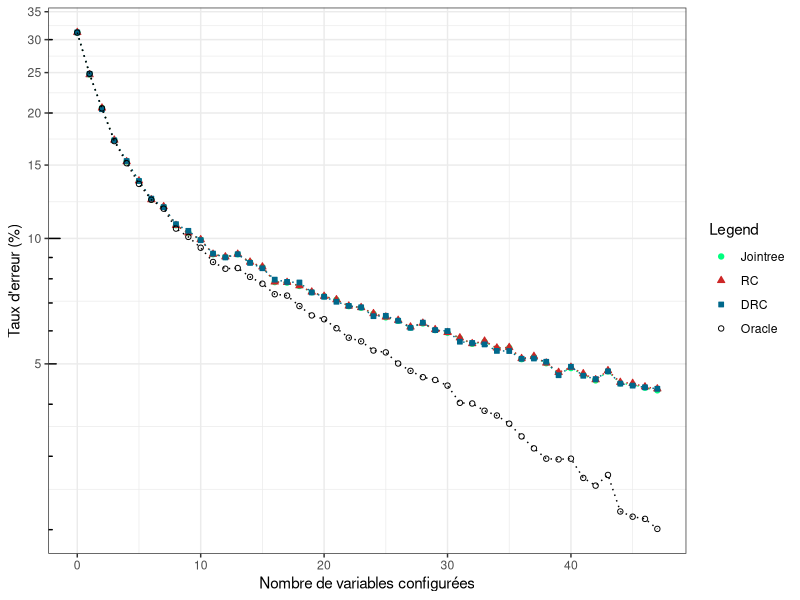
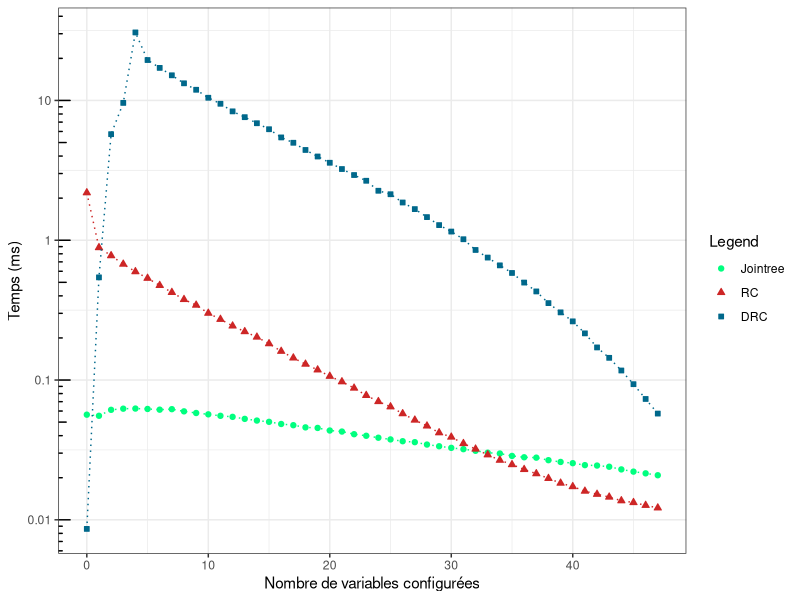

Here is the R script that generated these plots, in order:
library(ggplot2)

#--------------------------------------------------------------------------------------------
#Parametres globaux
dataset_name = "champi"
taille_img_x = 1024/3
taille_img_y = 720/3
#fin parametres globaux
#--------------------------------------------------------------------------------------------

#--------------------------------------------------------------------------------------------

#DRC va dans vpop

#data
#result
Naif = c(0.6878322504430006,0.7527687536916716,0.7943738924985233,0.8277835203780272,0.8471278795038394,0.8625221500295334,0.8761075014766686,0.8807959243945659,0.8924985233313645,0.8968546958062611,0.9006571175428234,0.9083357944477259,0.9096647962197283,0.9083357944477259,0.9122489663319551,0.9145378027170703,0.9213673951565269,0.9215519787359716,0.9229917306556409,0.9256128174837567,0.9273479031305375,0.9287138216184289,0.9311503248670998,0.9317409923213231,0.9339929119905493,0.9352111636148848,0.9363924985233314,0.9386813349084465,0.9373892498523332,0.9395673360897815,0.9405271707028943,0.9422622563496751,0.9440711754282339,0.9432959243945659,0.9454001772002363,0.9452525103366805,0.9485011813349085,0.9478735971647962,0.9497563496751329,0.9523036030714708,0.9509376845835794,0.9526358535144713,0.9541863555818074,0.9518236857649144,0.9548508564678087,0.9551092734790313,0.9559583579444773,0.9564382752510336)
vpop = c(0.6878322504430006, 0.7516981689308919, 0.7957028942705257, 0.8281157708210277, 0.8466479621972829, 0.8626329001772003, 0.8754060838747785, 0.8811281748375664, 0.8917971057294743, 0.8957102776137035, 0.9009524512699351, 0.9080404607206143, 0.90996012994684, 0.9083727111636148, 0.9126550502067337, 0.9152023036030714, 0.9203706438275251, 0.9213673951565269, 0.9216258121677495, 0.9257974010632014, 0.9275694034258712, 0.9295259893679858, 0.9311134081512109, 0.9316671588895452, 0.9349158298877732, 0.9348050797401063, 0.9365401653868872, 0.9389766686355582, 0.9372046662728883, 0.9397519196692262, 0.9400472533963379, 0.9434805079740106, 0.9438865918487891, 0.9443295924394566, 0.9462861783815711, 0.9463230950974602, 0.9485750147666864, 0.9485011813349085, 0.9494240992321323, 0.9530419373892498, 0.9507900177200236, 0.9531896042528056, 0.9540386887182516, 0.9520082693443591, 0.9551831069108092, 0.9556630242173656, 0.9560691080921441, 0.9564382752510336)
jointree = c(0.6878322504430006,0.7526580035440047,0.7941893089190786,0.8277835203780272,0.8470171293561725,0.8625590667454224,0.8761444181925576,0.8808697578263438,0.8924616066154755,0.8967808623744832,0.9006940342587123,0.9083727111636148,0.9097386296515062,0.9083727111636148,0.912322799763733,0.9146485528647371,0.9214412285883048,0.9216627288836385,0.9231024808033077,0.9257235676314235,0.9273479031305375,0.9287507383343178,0.9312241582988777,0.931814825753101,0.9340667454223273,0.9353588304784406,0.9365770821027761,0.9389028352037803,0.9375,0.9397519196692262,0.9406010041346722,0.9424468399291199,0.9441450088600118,0.9435174246898996,0.9455109273479031,0.9453632604843473,0.9486857649143532,0.948058180744241,0.9498301831069108,0.9525989367985824,0.9511591848789132,0.952931187241583,0.9543709391612523,0.9520451860602481,0.9551092734790313,0.9554415239220319,0.956179858239811,0.9568074424099232)
oracle = c(0.6880906674542233, 0.751587418783225, 0.7948168930891908, 0.828780271707029, 0.8484568812758417, 0.8648479031305375, 0.8761444181925576, 0.8821249261665682, 0.89441819255759, 0.8991435321913762, 0.90501329001772, 0.9122120496160662, 0.9154238038984052, 0.9150915534554046, 0.9191523922031896, 0.9221426461901949, 0.9265357353809806, 0.9270894861193149, 0.9311872415829888, 0.9346574128765505, 0.9360233313644418, 0.939124335499114, 0.9422253396337862, 0.9433697578263438, 0.9461754282339043, 0.9467291789722386, 0.9499040165386887, 0.9518975191966923, 0.9535587714116952, 0.9542601890135853, 0.9556630242173656, 0.9596869462492617, 0.9598346131128175, 0.9614220318960425, 0.9624187832250443, 0.9640800354400473, 0.9665165386887182, 0.9686577082102776, 0.9703927938570585, 0.9705035440047254, 0.9703927938570585, 0.9733830478440638, 0.9744905493207324, 0.9729400472533963, 0.9778868871825163, 0.9785144713526285, 0.9787728883638511, 0.9799173065564087)

#Naif = c(0.7603138103611524, 0.794873529013932, 0.8178682537535507, 0.8403219261463547, 0.8556066549438658, 0.8744082239956715, 0.8859732179088327, 0.8953063708913838, 0.9063303124577303, 0.9145137292033004, 0.9218855674286487, 0.927025564723387, 0.930001352630867, 0.9344650344920871, 0.9419721358041391, 0.9428513458677127, 0.9488029216826728, 0.949479237116191, 0.9482618693358582, 0.9529960773704856, 0.9538752874340592, 0.9561747599080211, 0.9575950223184093, 0.9570539699715948, 0.9564452860814284, 0.9606384417692412, 0.9590152847287975, 0.960300284052482, 0.9584066008386312, 0.9604355471391857, 0.9650344920871095, 0.9627350196131476, 0.9605031786825375, 0.9630731773299067, 0.9647639659137022, 0.9631408088732585, 0.963343703503314, 0.9627350196131476, 0.963343703503314, 0.965575544433924, 0.9659137021506831, 0.9617881780062221, 0.9647639659137022, 0.9646287028269985)
#vpop = c(0.7564102564102564, 0.7834008097165992, 0.8049932523616734, 0.8414304993252362, 0.8576248313090419, 0.8819163292847504, 0.8765182186234818, 0.902834008097166, 0.8987854251012146, 0.9203778677462888, 0.9284750337381916, 0.9325236167341431, 0.9406207827260459, 0.9345479082321188, 0.9392712550607287, 0.9412955465587044, 0.9500674763832658, 0.9439946018893387, 0.9520917678812416, 0.956140350877193, 0.9453441295546559, 0.9635627530364372, 0.9615384615384616, 0.9669365721997301, 0.9568151147098516, 0.9662618083670715, 0.9649122807017544, 0.9622132253711201, 0.9635627530364372, 0.9568151147098516, 0.9676113360323887, 0.9622132253711201, 0.9696356275303644, 0.9581646423751687, 0.9635627530364372, 0.9642375168690959, 0.9676113360323887, 0.9709851551956815, 0.9615384615384616, 0.9716407832545577, 0.9696151249155975, 0.962187711006077, 0.9635381498987171, 0.9608372721134368)
#oracle = c(0.7603138103611524,0.7950764236439876,0.8167861490599215,0.8414716623833356,0.8583119166779386,0.8778574327066143,0.8894224266197754,0.9013932097930475,0.9117408359258758,0.9216826727985933,0.9276342486135534,0.9362234546192344,0.9372379277695116,0.9435276613012309,0.9493439740294873,0.9523873934803192,0.9559718652779656,0.9586094954686866,0.9601650209657785,0.964087650480184,0.9654402813472204,0.9662518598674422,0.9686189638847559,0.9705802786419586,0.9692952793182741,0.9717300148789395,0.9709184363587177,0.9730150142026242,0.9708508048153659,0.9744352766130123,0.9759231705667524,0.9736913296361422,0.9767347490869742,0.9753144866765859,0.9769376437170296,0.9772758014337887,0.9773434329771405,0.9776139591505478,0.9801163262545651,0.9798458000811578,0.9806573786013797,0.977140538347085,0.9796429054511024,0.979034221560936)
#jointree = c(0.7603138103611524,0.794873529013932,0.8178682537535507,0.8404571892330583,0.8554713918571621,0.8743405924523198,0.8861084809955363,0.8957797916948465,0.9066008386311376,0.9147842553767077,0.9223589882321115,0.9274313539834979,0.930407141890978,0.9350060868389016,0.9423102935208981,0.9433923982145273,0.9496145002028946,0.9498173948329501,0.9490058163127283,0.9534018666305966,0.9542810766941702,0.9571892330582984,0.9586094954686866,0.9579331800351684,0.9576626538617611,0.9617205464628703,0.9600973894224266,0.9612471256594075,0.9597592317056676,0.9613823887461111,0.9664547544974976,0.964425808196943,0.962193967266333,0.9642905451102394,0.9665900175842013,0.9648315974570539,0.9648315974570539,0.9640200189368321,0.9652373867171649,0.9674015961044231,0.9676044907344785,0.9635465981333694,0.9664547544974976,0.9667252806709049)

#result conf
c_Naif = c(2.1869078824940935,0.8859744003987006,0.7759362800132901,0.6745039136887182,0.5962077637330183,0.5345024772223863,0.4750488417749557,0.42358258494536327,0.3770032688275251,0.3433737052938571,0.3006233945658594,0.2717969289353219,0.24371661481098641,0.22205051251476668,0.2028701800428234,0.1819650617616657,0.16054177617395157,0.1439594737891317,0.12987758793561724,0.11818775003691671,0.1064438469063792,0.09723469226225635,0.08755630607649144,0.07762802141169521,0.07014550723567631,0.06436037418783225,0.057451675059066745,0.051712825568517425,0.046945454850856466,0.041979480101890135,0.039067344543709394,0.035145256829592436,0.03208567158889545,0.029189093989958653,0.026696335462197282,0.024836360934731246,0.022926350450383933,0.021380126439751918,0.01977830574424099,0.01830263146042528,0.017292125959834613,0.016038183697578264,0.015238233608978146,0.014553127658003545,0.013698471758712345,0.013300766723272298,0.012694299173065565,0.01217034446987596)
c_vpop = c(0.010861588073384765,0.0107445767718828,0.01038439316283025,0.009979573154871031,0.00957626007098271,0.009317036614863756,0.009048962151439131,0.008961979979620139,0.009079132201113626,0.008923076528085796,0.008939813476321676,0.008934245200211658,0.009115949411549001,0.008872283506817092,0.009093216384823334,0.00913503725760684,0.009157422182526739,0.009308966152977684,0.009465471151164086,0.009477553093394446,0.009746276324482443,0.00983932143544584)

#temps
Naiftemps = c(2.1869078824940935,0.8859744003987006,0.7759362800132901,0.6745039136887182,0.5962077637330183,0.5345024772223863,0.4750488417749557,0.42358258494536327,0.3770032688275251,0.3433737052938571,0.3006233945658594,0.2717969289353219,0.24371661481098641,0.22205051251476668,0.2028701800428234,0.1819650617616657,0.16054177617395157,0.1439594737891317,0.12987758793561724,0.11818775003691671,0.1064438469063792,0.09723469226225635,0.08755630607649144,0.07762802141169521,0.07014550723567631,0.06436037418783225,0.057451675059066745,0.051712825568517425,0.046945454850856466,0.041979480101890135,0.039067344543709394,0.035145256829592436,0.03208567158889545,0.029189093989958653,0.026696335462197282,0.024836360934731246,0.022926350450383933,0.021380126439751918,0.01977830574424099,0.01830263146042528,0.017292125959834613,0.016038183697578264,0.015238233608978146,0.014553127658003545,0.013698471758712345,0.013300766723272298,0.012694299173065565,0.01217034446987596)
vpoptemps = c(0.008608962935617248, 0.5421996886075015, 5.736728327192853, 9.598066125812167, 30.653669532560542, 19.45889230485824, 17.09588862961459, 15.125646240733904, 13.257270470429711, 11.917461505205257, 10.454172979178972, 9.461963145599528, 8.355109322578263, 7.592733656453042, 6.87333264511961, 6.225347725893385, 5.4397985721721795, 4.979618078854105, 4.424300127805671, 3.9696491067631423, 3.5824246680818073, 3.2306991265135854, 2.926117568074424, 2.6631194507161844, 2.2593035889692854, 2.1337227951491435, 1.8618118125369167, 1.669923456844359, 1.4636099874114, 1.2836704170850561, 1.1540355015505022, 1.0166425427864738, 0.8517278377510337, 0.7512722990253987, 0.6607060973124631, 0.5833630065342588, 0.4976690343325458, 0.4303620654533373, 0.3549467602259303, 0.3047600555227407, 0.26277731098641466, 0.21574819495717662, 0.17104305404607206, 0.1440633185543414, 0.1169600950236267, 0.09338258287802717, 0.07320619691376255, 0.05753750247341997)
jointreetemps = c(0.05651038696101595,0.05548537341258122,0.06120626594802126,0.0623701068738925,0.062498095688127586,0.06209152920112227,0.061362323464264616,0.061881492247489664,0.059686154865623155,0.058089586200531604,0.056820131681925574,0.05545843233165978,0.0545152713747785,0.052729507567926756,0.05129026760927348,0.050216916014471355,0.04846936488481984,0.04752081940342587,0.0458392634746013,0.0454242981024808,0.0435369152023036,0.042790418266391024,0.0409652832250443,0.03991381951417602,0.03865888249409333,0.037593355286473715,0.03649868366066155,0.03593367609273479,0.0345449454001772,0.03359148778056704,0.03271498050797401,0.03201600616509155,0.031172961237448317,0.030205463046367394,0.02980450838009451,0.0286410023257531,0.02801563363851152,0.02784097995422327,0.026706283298877732,0.0259410680744241,0.02541740527170703,0.024615321249261666,0.024441794853809803,0.023971850634967512,0.02294020736119315,0.02211592062906084,0.021499690231836975,0.020839556445658595)

#Naiftemps = c(6.7490853730555935, 4.265753310090626, 3.7041168119843095, 3.291259865345597, 2.9533871759772756, 2.59211119281753, 2.272189572433383, 2.0784379701744893, 1.8283094864736913, 1.6223683818476937, 1.4385192401596105, 1.2560887032327879, 1.1556650209657784, 1.056928474232382, 0.9196997318409306, 0.8271722811443257, 0.7018638395103476, 0.654304578790748, 0.5750706312051941, 0.5217329763965913, 0.45653312626809145, 0.3901171502772893, 0.33939873657513864, 0.28628908866495334, 0.2617215656702286, 0.2270667492898688, 0.2038611238333559, 0.16756462065467334, 0.14430445191397268, 0.11893353523603409, 0.0994681577167591, 0.08624670025699986, 0.07441577181117273, 0.05918456742864872, 0.05273900128499932, 0.046416298187474635, 0.03925677742459083, 0.032305787839848506, 0.02929962816177465, 0.02478049939131611, 0.02188064344650345, 0.019815978290274584, 0.0182589725415934, 0.01703811639388611)
#vpoptemps = c(0.01520711673414305, 2.4011439210526317, 24.993440203103912, 51.72382029554656, 182.01436638461539, 157.84785736707153, 161.6351586734143, 156.03981411875844, 161.6407345222672, 136.4918607219973, 117.88298702766532, 114.36496958299595, 103.10419447503374, 108.01657291228071, 79.69395304723346, 94.36547147908232, 80.47813364642376, 58.86996252968961, 56.18891561470985, 52.88525764979757, 46.485835516194335, 35.87541209784076, 26.92618482726046, 25.959350599865047, 25.19442691025641, 13.896073047233468, 13.85121519905533, 19.17427229892038, 9.428872972334682, 8.947878190958164, 9.406677424426451, 6.435555587719298, 5.033173327260458, 2.628097851551957, 3.3837534622132255, 2.213513402834008, 1.7288274527665317, 0.8373433130904183, 1.361978519568151, 0.7262472660364618, 0.35925706482106684, 0.22110071033085754, 0.1486765408507765, 0.07159485145172181)
#jointreetemps = c(0.0691693280806168,0.06654608068443121,0.07256938495874476,0.07377797687001217,0.07320432787772217,0.0722793575679697,0.07092746354659814,0.06932008832679562,0.06753988286216692,0.0655458321385094,0.06349193764371704,0.06123165345597187,0.05893382436088192,0.056715938996347894,0.05464607669417016,0.052414928310564046,0.050042244690923846,0.048058093128635196,0.04610830853510077,0.04415676281617747,0.04236206627891249,0.04499164405518734,0.03902247227106723,0.037351015622886515,0.03585822920330042,0.034600085215744626,0.03333552772893277,0.03199651021236304,0.03092518605437576,0.02984158014337887,0.028999750642499662,0.028218356824022725,0.027235291965372648,0.02678806763154335,0.026055907953469497,0.02523585979981063,0.024701852022183148,0.02511995157581496,0.023732737454348708,0.023295820167726227,0.022987125659407547,0.02264744406871365,0.0223533163803598,0.02221581962667388)

#temps conf
c_Naiftemps = c(5.825714380863392E-5,7.467741713131934E-5,7.874005730354485E-5,9.634253464465466E-5,1.0492256731643185E-4,1.2314165340509745E-4,1.3206651870520007E-4,1.7646944136045804E-4,1.7421049529386254E-4,1.7259208701506554E-4,1.8753422740190828E-4,2.165709993540696E-4,2.392953541891117E-4,2.4272466653793426E-4,2.5865001666338093E-4,2.574419679224536E-4,2.5728239038577303E-4,3.054320190361853E-4,3.102239821327525E-4,3.354078769230858E-4,3.213923298565306E-4,3.256574310299249E-4)
c_vpoptemps = c(6.98017195027686E-4,0.0013948425795824164,0.0014257605092347248,5.747709647325909E-4,4.217789739549773E-4,4.5748807978158166E-4,4.868895926868611E-4,5.34863288491936E-4,5.89507750837444E-4,6.400229646381698E-4,6.818146563558449E-4,7.195175587107395E-4,0.0010305845860537378,0.0010825020708166793,0.0011391206729347194,0.0011967570863145396,0.0012433720266704928,0.0012291128279559114,0.0012167330383921018,9.729224254311251E-4,8.616359596943645E-4,7.577140443470682E-4)
#fin data
#--------------------------------------------------------------------------------------------


#--------------------------------------------------------------------------------------------
#parametres graphes
# -- manuels
x_pas_erreur = 4
y_pas_erreur = 3
x_legend_erreur = 0
y_legend_erreur = 50
y_padding_erreur = 1

x_pas_time = 4
y_pas_time = 3
x_legend_time = 0
y_legend_time = 0.013
y_padding_time = 0.01

# -- auto calcul

#MAJ VERS ERROR
jointree = 100-100*jointree
Naif = 100-100*Naif
vpop = 100-100*vpop
oracle = 100-100*oracle
c_Naif = 100*c_Naif
c_vpop = 100*c_vpop
#FIN MAJ VERS ERROR

nb_val = length(Naif)
nb_val = length(vpop)

min_val_erreur = 30000
min_val_erreur = min(min_val_erreur,100-100*jointree)
min_val_erreur = min(min_val_erreur,100-100*Naif)
min_val_erreur = min(min_val_erreur,100-100*vpop)
min_val_erreur = ceiling(min_val_erreur)

max_val_erreur = 30000
max_val_erreur = max(max_val_erreur,100-100*jointree)
max_val_erreur = max(max_val_erreur,100-100*Naif)
max_val_erreur = max(max_val_erreur,100-100*vpop)
max_val_erreur = floor(max_val_erreur)

size = 0:(nb_val-1)
x_lim_erreur = c(0,(nb_val-1))
if(min_val_erreur-y_padding_erreur <= 0){
  min_val_erreur = min_val_erreur+y_padding_erreur+0.00001
}
y_lim_erreur = c((min_val_erreur-y_padding_erreur),(max_val_erreur+y_padding_erreur))
x_axp_erreur = c(0, (nb_val-1), x_pas_erreur)
y_axp_erreur = c((min_val_erreur-y_padding_erreur),(max_val_erreur+y_padding_erreur),y_pas_erreur)

min_val_time = 30000
min_val_time = min(min_val_erreur,100-100*Naiftemps)
min_val_time = min(min_val_erreur,100-100*vpoptemps)
min_val_time = ceiling(min_val_erreur)

max_val_time = 30000
max_val_time = max(max_val_time,Naiftemps)
max_val_time = max(max_val_time,vpoptemps)
max_val_time = floor(max_val_time)


x_lim_time = c(0,(nb_val-1))
if(min_val_time-y_padding_time <= 0){
  min_val_time = min_val_time+y_padding_time+0.00001
}
size = 0:(nb_val-1)
y_lim_time = c((min_val_time-y_padding_time),(max_val_time+y_padding_time))
x_axp_time = c(0, (nb_val-1), x_pas_erreur)
y_axp_time = c((min_val_time-y_padding_time),(max_val_time+y_padding_time),y_pas_time)
#fin parametres graphes
#--------------------------------------------------------------------------------------------

  png(file=paste("Taux_erreur_sur_",dataset_name,".png",sep=""), bg="white", width=taille_img_x, height=taille_img_y, pointsize = 12)
  (ggplot(NULL, aes(size)) + scale_y_log10(breaks = round(seq(0, 100, by = 5),1)) + annotation_logticks(sides="l") +
    ylab("Taux d'erreur (%)") + xlab("Nombre de variables configurées") + theme_bw() #+ theme(legend.position="bottom")
    +geom_line(aes(y=jointree, colour="Jointree"), colour="springgreen", linetype = "dotted") + geom_point(aes(y=jointree, shape="Jointree"), colour="springgreen", fill="springgreen") 
  +geom_line(aes(y=Naif, colour="RC"), colour="firebrick3", linetype = "dotted") + geom_point(aes(y=Naif, shape="RC"), colour="firebrick3", fill="firebrick3") 
  +geom_line(aes(y=vpop, colour="DRC"), colour="deepskyblue4", linetype = "dotted") + geom_point(aes(y=vpop, shape="DRC"), colour="deepskyblue4", fill="deepskyblue4")
  +geom_line(aes(y=oracle, colour="Oracle"), colour="black", linetype = "dotted") + geom_point(aes(y=oracle, shape="Oracle"), colour="black", fill="black")
  + scale_colour_manual(name = 'Legend', guide = 'legend',
                      limits = c(NULL
                                  ,'Jointree' #Naif
                                  ,'RC' #Naif
                                  ,'DRC' #vpop
                                 ,'Oracle'
                      ),
                      values =c(NULL
                                  ,'Jointree'='springgreen' #Naif
                                  ,'RC'='firebrick3' #Naif
                                  ,'DRC'='deepskyblue4' #vpop
                                ,'Oracle'='black'
                                  ))
    + scale_shape_manual(name = 'Legend', guide = 'legend',
                      limits = c(NULL
                                  ,'Jointree' #Naif
                                  ,'RC' #Naif
                                  ,'DRC' #vpop
                                 ,'Oracle'
                      ),
                      values =c(NULL
                                  ,'Jointree'=21 #Naif
                                  ,'RC'=24 #Naif
                                  ,'DRC'=22 #vpop
                                ,'Oracle'=1
                                  ))
  
    + guides(shape = guide_legend(override.aes = list(colour = c(NULL
                                  ,'Jointree'='springgreen' #Naif
                                  ,'RC'='firebrick3' #Naif
                                  ,'DRC'='deepskyblue4' #vpop
                                  ,'Oracle'='black'
                                  ),
                                  fill = c(NULL
                                  ,'Jointree'='springgreen' #Naif
                                  ,'RC'='firebrick3' #Naif
                                  ,'DRC'='deepskyblue4' #vpop
                                  ,'Oracle'='black'
                                  ))))
)
  dev.off()

  png(file=paste("Temps_sur_",dataset_name,".png",sep=""), bg="white", width=taille_img_x, height=taille_img_y, pointsize = 12)
  (ggplot(NULL, aes(size))
  + scale_y_log10(
   breaks = scales::trans_breaks("log10", function(x) 10^x),
   labels = scales::trans_format("log10", function(x) round(10^x,2)))
   + annotation_logticks(sides="l")
   + theme_bw() +
    ylab("Temps (ms)") + xlab("Nombre de variables configurées") #+ theme(legend.position="bottom")
    +geom_line(aes(y=jointreetemps, colour="Jointree"), colour="springgreen", linetype = "dotted") + geom_point(aes(y=jointreetemps, shape="Jointree"), colour="springgreen", fill="springgreen") 
    +geom_line(aes(y=Naiftemps, colour="RC"), colour="firebrick3", linetype = "dotted") + geom_point(aes(y=Naiftemps, shape="RC"), colour="firebrick3", fill="firebrick3") 
    +geom_line(aes(y=vpoptemps, colour="DRC"), colour="deepskyblue4", linetype = "dotted") + geom_point(aes(y=vpoptemps, shape="DRC"), colour="deepskyblue4", fill="deepskyblue4")
   + scale_colour_manual(name = 'Legend', guide = 'legend',
                      limits = c(NULL
                                  ,'Jointree' #Naif
                                  ,'RC' #Naif
                                  ,'DRC' #vpop
                      ),
                      values =c(NULL
                                  ,'Jointree'='springgreen' #Naif
                                  ,'RC'='firebrick3' #Naif
                                  ,'DRC'='deepskyblue4' #vpop
                                  ))
    + scale_shape_manual(name = 'Legend', guide = 'legend',
                      limits = c(NULL
                                  ,'Jointree' #Naif
                                  ,'RC' #Naif
                                  ,'DRC' #vpop
                      ),
                      values =c(NULL
                                  ,'Jointree'=21 #Naif
                                  ,'RC'=24 #Naif
                                  ,'DRC'=22 #vpop
                                  ))
  
    + guides(shape = guide_legend(override.aes = list(colour = c(NULL
                                  ,'Jointree'='springgreen' #Naif
                                  ,'RC'='firebrick3' #Naif
                                  ,'DRC'='deepskyblue4' #vpop
                                  ),
                                  fill = c(NULL
                                  ,'Jointree'='springgreen' #Naif
                                  ,'RC'='firebrick3' #Naif
                                  ,'DRC'='deepskyblue4' #vpop
                                  ))))
  )
  dev.off()
